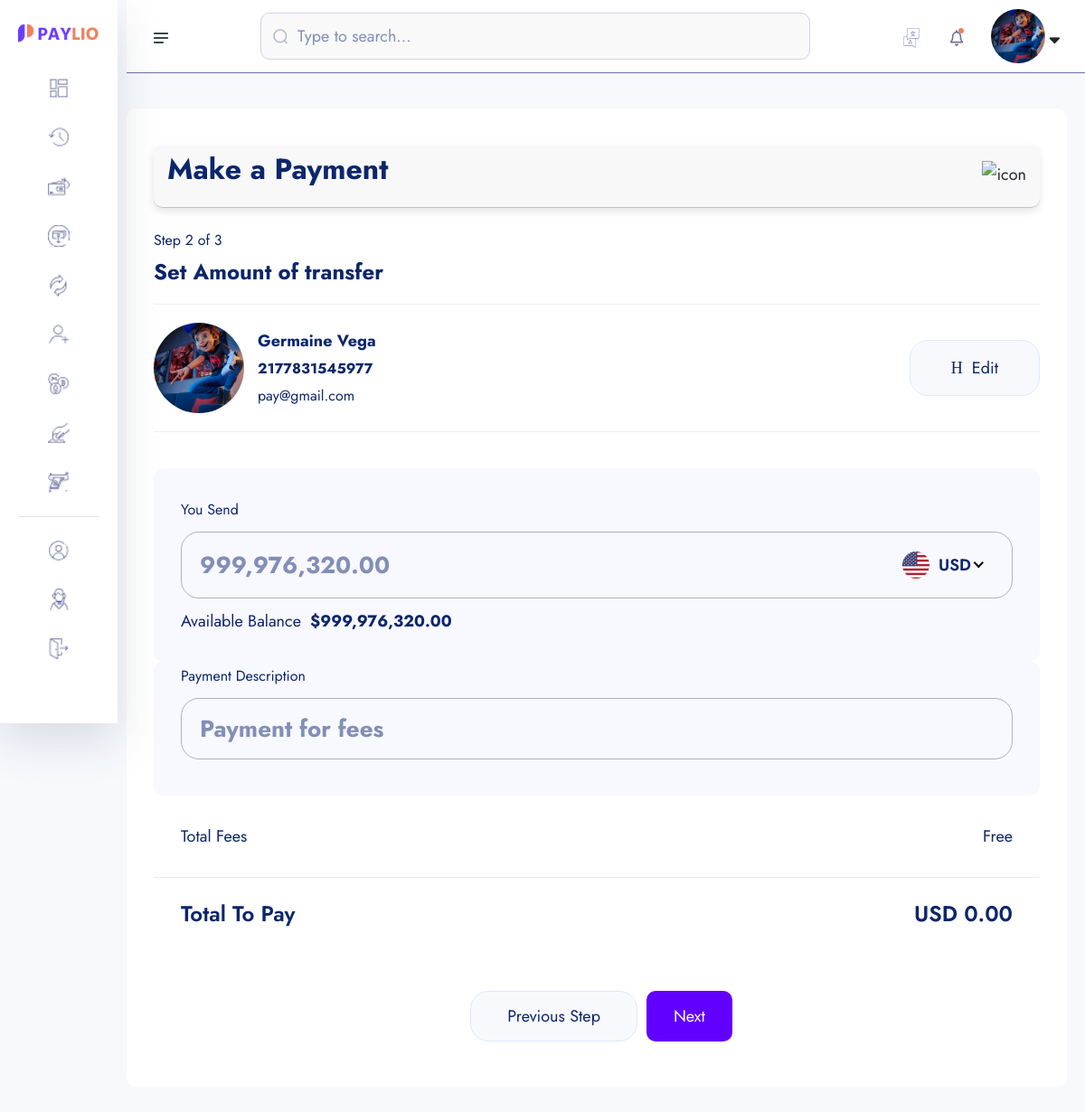
The app's page /amount-transfer/2177831545977/ (signed in), older data.
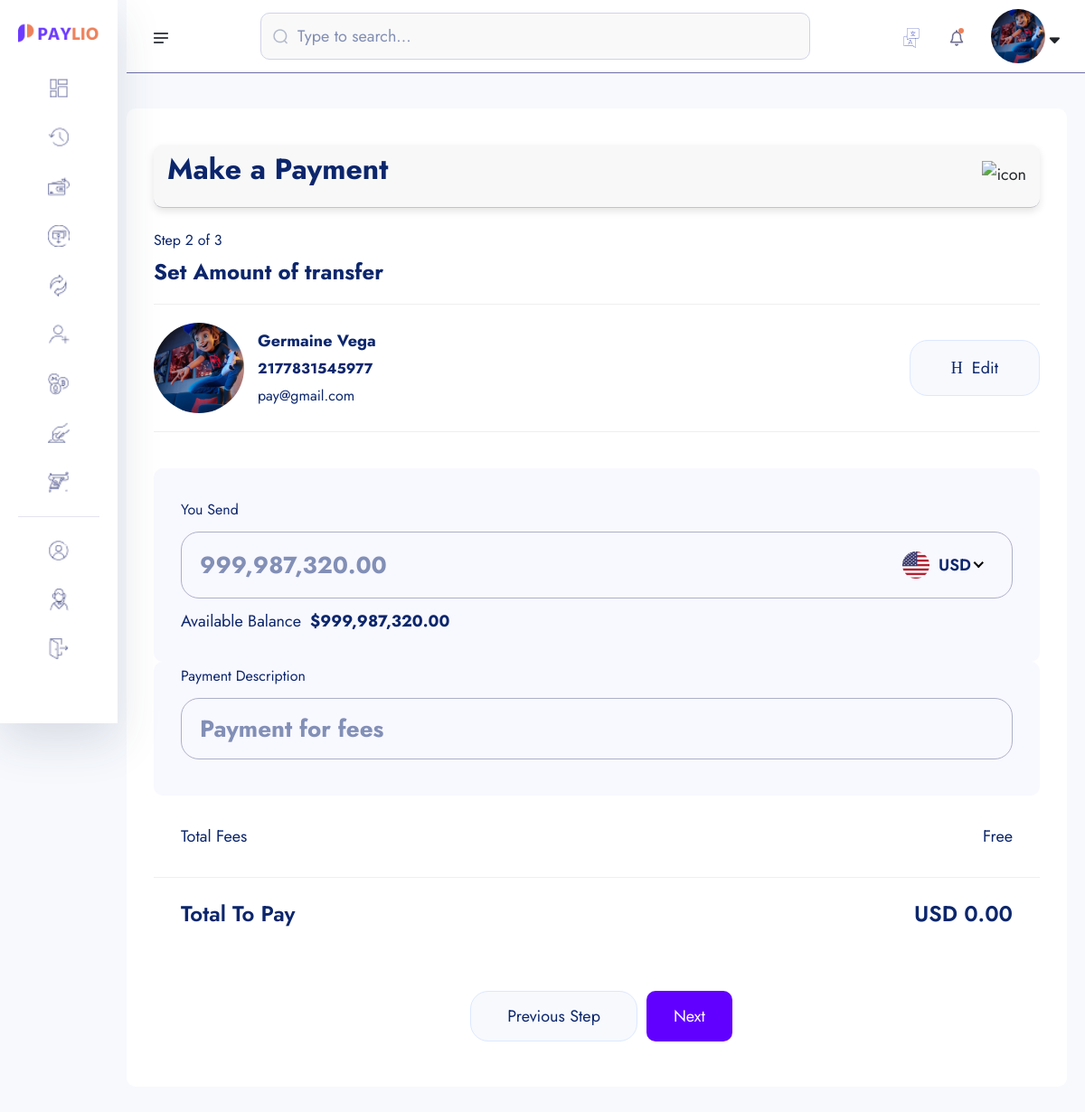
The same page, newer data.
### userauths/models.py (models this page shows, shortened)
class User(AbstractUser):
    username = models.CharField(max_length=255)
    email = models.EmailField(unique=True)
    is_staff = models.BooleanField(default=False)
    is_superuser = models.BooleanField(default=False)
    USERNAME_FIELD = "email"
    REQUIRED_FIELDS = ['username']

### account/models.py (models this page shows, shortened)
class Account(models.Model):
    id = models.UUIDField(primary_key=True, unique=True, default=uuid.uuid4, editable=False)
    user =  models.OneToOneField(User, on_delete=models.CASCADE)
    account_balance = models.DecimalField(max_digits=12, decimal_places=2, default=0.00)
    account_number = ShortUUIDField(unique=True,length=10, max_length=25, prefix="217", alphabet="1234567890")
    account_id = ShortUUIDField(unique=True,length=7, max_length=25, prefix="DEX", alphabet="1234567890")
    pin_number = ShortUUIDField(unique=True,length=4, max_length=7, alphabet="1234567890") #2737
    red_code = ShortUUIDField(unique=True,length=10, max_length=20, alphabet="abcdefgh1234567890")
    account_status = models.CharField(max_length=100, choices=ACCOUNT_STATUS, default="in-active")
    date = models.DateTimeField(auto_now_add=True)
    kyc_submitted = models.BooleanField(default=False)
    kyc_confirmed = models.BooleanField(default=False)
    recommended_by = models.ForeignKey(User, on_delete=models.DO_NOTHING, blank=True, null=True, related_name="recommended_by")
    review = models.CharField(max_length=100, null=True, blank=True, default="Review")
    class Meta:
        ordering = ['-date']

class KYC(models.Model):
    id = models.UUIDField(primary_key=True, unique=True, default=uuid.uuid4, editable=False)
    user =  models.OneToOneField(User, on_delete=models.CASCADE)
    account =  models.OneToOneField(Account, on_delete=models.CASCADE, null=True, blank=True)
    full_name = models.CharField(max_length=1000)
    image = models.ImageField(upload_to="kyc", default="default.jpg")
    marrital_status = models.CharField(choices=MARITAL_STATUS, max_length=40)
    gender = models.CharField(choices=GENDER, max_length=40)
    identity_type = models.CharField(choices=IDENTITY_TYPE, max_length=140)
    identity_image = models.ImageField(upload_to="kyc", null=True, blank=True)
    date_of_birth = models.DateTimeField(auto_now_add=False)
    signature = models.ImageField(upload_to="kyc")
    country = models.CharField(max_length=100)
    state = models.CharField(max_length=100)
    city = models.CharField(max_length=100)
    mobile = models.CharField(max_length=1000)
    fax = models.CharField(max_length=1000)
    date = models.DateTimeField(auto_now_add=True)
    class Meta:
        ordering = ['-date']

### core/transfer.py (the view)
# urls.py: path('amount-transfer/<account_number>/', transfer.amount_transfer, name='amount-transfer'),
def amount_transfer(request, account_number):
    try:
        account = Account.objects.get(account_number=account_number)
    except:
        messages.warning(request, "Account dosen't exist")
        return redirect("core:search-account")
    context = {
        "account": account,
    }
    return render(request, "transfer/amount_transfer.html", context)

### core/templates/transfer/amount_transfer.html (shortened to what this page needs)
{% extends "auth_base.html" %}
{% load static %}
{% load humanize %}
{% block content %}
    <section class="dashboard-section body-collapse pay step step-2">
        <div class="overlay pt-120">
            <div class="container-fruid">
                <div class="main-content">
                    <div class="head-area d-flex align-items-center justify-content-between">
                        <h4>Make a Payment</h4>
                        <div class="icon-area">
                            <img src="{% static 'assets1/images/icon/support-icon.png' %}" alt="icon">
                        </div>
                    </div>
                    <div class="choose-recipient">
                        <div class="step-area">
                            <span class="mdr">Step 2 of 3</span>
                            <h5>Set Amount of transfer</h5>
                        </div>
                        <div class="user-select">
                            <div class="single-user">
                                <div class="left d-flex align-items-center">
                                    <div class="img-area">
                                    <img src="{{ account.user.kyc.image.url }}" style="width: 100px; height: 100px; border-radius: 50%; object-fit: cover;"  alt="image">
                                </div>
                                <div class="text-area">
                                    <p>{{ account.user.kyc.full_name|title }}</p>
                                    <span class="mdr"><b>{{ account.account_number }}</b></span> <br>
                                    <span class="mdr">{{ account.user.email }}</span>
                                </div>
                                </div>
                                <div class="right">
                                    <a href="{% url 'core:search-account' %}">
                                        <i class="icon-h-edit"></i>
                                        Edit
                                    </a>
                                </div>
                            </div>
                        </div>
                    </div>
                    <form action="{% url 'core:amount-transfer-process' account.account_number %}" method="POST">
                        <div class="send-banance">
                            <span class="mdr">You Send</span>
                            <div class="input-area">
                                <input class="xxlr" onkeyup="CalculateBalance()" placeholder="{{ request.user.account.account_balance|intcomma }}" type="number" name='amount_send' id="amount_send">
                            </div>
                            <p>Available Balance<b>${{ request.user.account.account_balance|intcomma }}</b></p>
                        </div>
                        <div class="send-banance pt-0 mt-0">
                            <span class="mdr">Payment Description</span>
                            <div class="input-area">
                                <input class="xxlr" onkeyup="CalculateBalance()" placeholder="Payment for fees" type="text" name="description">
                            </div>
                        </div>
                        <ul class="total-fees">
                            <li>Total Fees</li>
                            <li>Free</li>
                        </ul>
                        <ul class="total-fees pay">
                            <li>
                                <h5>Total To Pay</h5>
                            </li>
                            <li>
                                <h5 id="total-to-pay">USD 0.00</h5>
                            </li>
                        </ul>
                        <div class="footer-area mt-40">
                            <a href="pay-step-1.html">Previous Step</a>
                            <button type="submit" style="padding: 10px 30px; border-radius: 10px; background: rgb(98, 0, 255); color: #fff;" class="active">Next</button>
                        </div>
                    </form>
                </div>
            </div>
        </div>
    </section>
{% endblock content %}

### templates/auth_base.html (shortened to what the changed rows need)
{% load static %}
<!doctype html>
<html lang="en">
<head>
    <link rel="stylesheet" href="{% static 'assets1/css/bootstrap.min.css' %}">
    <link rel="stylesheet" href="{% static 'assets1/css/fontawesome.min.css' %}">
    <link rel="stylesheet" href="{% static 'assets1/css/jquery-ui.css' %}">
    <link rel="stylesheet" href="{% static 'assets1/css/plugin/apexcharts.css' %}">
    <link rel="stylesheet" href="{% static 'assets1/css/plugin/nice-select.css' %}">
    <link rel="stylesheet" href="{% static 'assets1/css/arafat-font.css' %}">
    <link rel="stylesheet" href="{% static 'assets1/css/plugin/animate.css' %}">
    <link rel="stylesheet" href="{% static 'assets1/css/style.css' %}">
</head>
<body>
    <header class="header-section body-collapse">
        <div class="overlay">
            <div class="container-fruid">
                <div class="row d-flex header-area">
                    <div class="navbar-area d-flex align-items-center justify-content-between">
                        <div class="dashboard-nav">
                            <div class="single-item user-area">
                                <div class="profile-area d-flex align-items-center">
                                    <span class="user-profile">
                                        {% if request.user.kyc.image %}
                                            <img src="{{request.user.kyc.image.url}}" style="width: 60px; height: 60px; border-radius: 50%; object-fit: cover;" alt="image">
                                        {% else %}
                                            <img src="{% static 'assets1/images/default.jpg' %}" style="width: 50px; height: 50px; border-radius: 50%; object-fit: cover;" alt="image">
                                        {% endif %}
                                    </span>
                                </div>
                            </div>
                        </div>
                    </div>
                </div>
            </div>
        </div>
    </header>
    {% block content %}
    {% endblock content %}
</body>
</html>

Row changes from the older to the newer data that the page shows:
changed through a linked row, User: amount_send "999,976,320.00" → "999,987,320.00"; user.account.account_balance "999,976,320.00" → "999,987,320.00"
